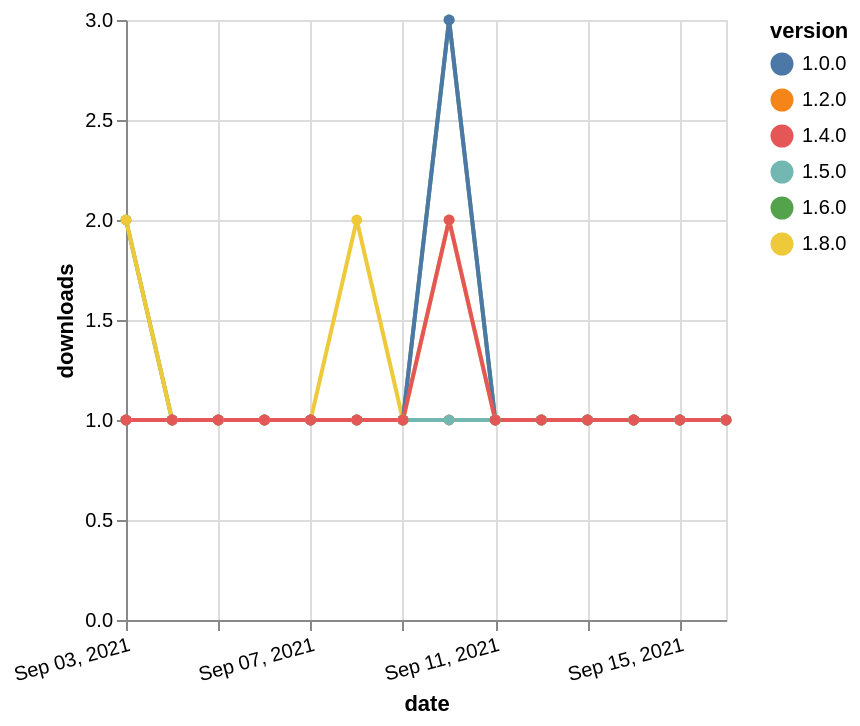

Write the Vega-Lite specification saved for this chart.
### Vega-Lite specification from a JSON file in a GitHub repository (floating-point values rounded to 4 significant figures)
{"$schema": "https://vega.github.io/schema/vega-lite/v5.json", "description": "A simple bar chart with embedded data.", "data": {"values": [{"date": "2021-09-03", "total": 165, "delta": 2, "version": "1.6.0"}, {"date": "2021-09-04", "total": 166, "delta": 1, "version": "1.6.0"}, {"date": "2021-09-05", "total": 167, "delta": 1, "version": "1.6.0"}, {"date": "2021-09-06", "total": 168, "delta": 1, "version": "1.6.0"}, {"date": "2021-09-07", "total": 169, "delta": 1, "version": "1.6.0"}, {"date": "2021-09-08", "total": 170, "delta": 1, "version": "1.6.0"}, {"date": "2021-09-09", "total": 171, "delta": 1, "version": "1.6.0"}, {"date": "2021-09-10", "total": 174, "delta": 3, "version": "1.6.0"}, {"date": "2021-09-11", "total": 175, "delta": 1, "version": "1.6.0"}, {"date": "2021-09-12", "total": 176, "delta": 1, "version": "1.6.0"}, {"date": "2021-09-13", "total": 177, "delta": 1, "version": "1.6.0"}, {"date": "2021-09-14", "total": 178, "delta": 1, "version": "1.6.0"}, {"date": "2021-09-15", "total": 179, "delta": 1, "version": "1.6.0"}, {"date": "2021-09-16", "total": 180, "delta": 1, "version": "1.6.0"}, {"date": "2021-09-03", "total": 113, "delta": 2, "version": "1.8.0"}, {"date": "2021-09-04", "total": 114, "delta": 1, "version": "1.8.0"}, {"date": "2021-09-05", "total": 115, "delta": 1, "version": "1.8.0"}, {"date": "2021-09-06", "total": 116, "delta": 1, "version": "1.8.0"}, {"date": "2021-09-07", "total": 117, "delta": 1, "version": "1.8.0"}, {"date": "2021-09-08", "total": 119, "delta": 2, "version": "1.8.0"}, {"date": "2021-09-09", "total": 120, "delta": 1, "version": "1.8.0"}, {"date": "2021-09-10", "total": 122, "delta": 2, "version": "1.8.0"}, {"date": "2021-09-11", "total": 123, "delta": 1, "version": "1.8.0"}, {"date": "2021-09-12", "total": 124, "delta": 1, "version": "1.8.0"}, {"date": "2021-09-13", "total": 125, "delta": 1, "version": "1.8.0"}, {"date": "2021-09-14", "total": 126, "delta": 1, "version": "1.8.0"}, {"date": "2021-09-15", "total": 127, "delta": 1, "version": "1.8.0"}, {"date": "2021-09-16", "total": 128, "delta": 1, "version": "1.8.0"}, {"date": "2021-09-03", "total": 294, "delta": 1, "version": "1.0.0"}, {"date": "2021-09-04", "total": 295, "delta": 1, "version": "1.0.0"}, {"date": "2021-09-05", "total": 296, "delta": 1, "version": "1.0.0"}, {"date": "2021-09-06", "total": 297, "delta": 1, "version": "1.0.0"}, {"date": "2021-09-07", "total": 298, "delta": 1, "version": "1.0.0"}, {"date": "2021-09-08", "total": 299, "delta": 1, "version": "1.0.0"}, {"date": "2021-09-09", "total": 300, "delta": 1, "version": "1.0.0"}, {"date": "2021-09-10", "total": 303, "delta": 3, "version": "1.0.0"}, {"date": "2021-09-11", "total": 304, "delta": 1, "version": "1.0.0"}, {"date": "2021-09-12", "total": 305, "delta": 1, "version": "1.0.0"}, {"date": "2021-09-13", "total": 306, "delta": 1, "version": "1.0.0"}, {"date": "2021-09-14", "total": 307, "delta": 1, "version": "1.0.0"}, {"date": "2021-09-15", "total": 308, "delta": 1, "version": "1.0.0"}, {"date": "2021-09-16", "total": 309, "delta": 1, "version": "1.0.0"}, {"date": "2021-09-03", "total": 178, "delta": 1, "version": "1.2.0"}, {"date": "2021-09-04", "total": 179, "delta": 1, "version": "1.2.0"}, {"date": "2021-09-05", "total": 180, "delta": 1, "version": "1.2.0"}, {"date": "2021-09-06", "total": 181, "delta": 1, "version": "1.2.0"}, {"date": "2021-09-07", "total": 182, "delta": 1, "version": "1.2.0"}, {"date": "2021-09-08", "total": 183, "delta": 1, "version": "1.2.0"}, {"date": "2021-09-09", "total": 184, "delta": 1, "version": "1.2.0"}, {"date": "2021-09-10", "total": 185, "delta": 1, "version": "1.2.0"}, {"date": "2021-09-11", "total": 186, "delta": 1, "version": "1.2.0"}, {"date": "2021-09-12", "total": 187, "delta": 1, "version": "1.2.0"}, {"date": "2021-09-13", "total": 188, "delta": 1, "version": "1.2.0"}, {"date": "2021-09-14", "total": 189, "delta": 1, "version": "1.2.0"}, {"date": "2021-09-15", "total": 190, "delta": 1, "version": "1.2.0"}, {"date": "2021-09-16", "total": 191, "delta": 1, "version": "1.2.0"}, {"date": "2021-09-03", "total": 140, "delta": 1, "version": "1.5.0"}, {"date": "2021-09-04", "total": 141, "delta": 1, "version": "1.5.0"}, {"date": "2021-09-05", "total": 142, "delta": 1, "version": "1.5.0"}, {"date": "2021-09-06", "total": 143, "delta": 1, "version": "1.5.0"}, {"date": "2021-09-07", "total": 144, "delta": 1, "version": "1.5.0"}, {"date": "2021-09-08", "total": 145, "delta": 1, "version": "1.5.0"}, {"date": "2021-09-09", "total": 146, "delta": 1, "version": "1.5.0"}, {"date": "2021-09-10", "total": 147, "delta": 1, "version": "1.5.0"}, {"date": "2021-09-11", "total": 148, "delta": 1, "version": "1.5.0"}, {"date": "2021-09-12", "total": 149, "delta": 1, "version": "1.5.0"}, {"date": "2021-09-13", "total": 150, "delta": 1, "version": "1.5.0"}, {"date": "2021-09-14", "total": 151, "delta": 1, "version": "1.5.0"}, {"date": "2021-09-15", "total": 152, "delta": 1, "version": "1.5.0"}, {"date": "2021-09-16", "total": 153, "delta": 1, "version": "1.5.0"}, {"date": "2021-09-03", "total": 142, "delta": 1, "version": "1.4.0"}, {"date": "2021-09-04", "total": 143, "delta": 1, "version": "1.4.0"}, {"date": "2021-09-05", "total": 144, "delta": 1, "version": "1.4.0"}, {"date": "2021-09-06", "total": 145, "delta": 1, "version": "1.4.0"}, {"date": "2021-09-07", "total": 146, "delta": 1, "version": "1.4.0"}, {"date": "2021-09-08", "total": 147, "delta": 1, "version": "1.4.0"}, {"date": "2021-09-09", "total": 148, "delta": 1, "version": "1.4.0"}, {"date": "2021-09-10", "total": 150, "delta": 2, "version": "1.4.0"}, {"date": "2021-09-11", "total": 151, "delta": 1, "version": "1.4.0"}, {"date": "2021-09-12", "total": 152, "delta": 1, "version": "1.4.0"}, {"date": "2021-09-13", "total": 153, "delta": 1, "version": "1.4.0"}, {"date": "2021-09-14", "total": 154, "delta": 1, "version": "1.4.0"}, {"date": "2021-09-15", "total": 155, "delta": 1, "version": "1.4.0"}, {"date": "2021-09-16", "total": 156, "delta": 1, "version": "1.4.0"}]}, "width": "container", "mark": {"type": "line", "point": {"filled": true}}, "encoding": {"x": {"field": "date", "type": "temporal", "timeUnit": "yearmonthdate", "title": "date", "axis": {"labelAngle": -15}}, "y": {"field": "delta", "type": "quantitative", "title": "downloads"}, "color": {"field": "version", "type": "nominal"}, "tooltip": {"field": "delta"}}}
